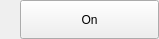
<?xml version="1.0" encoding="UTF-8"?>
<ui version="4.0">
 <class>TryToggle</class>
 <widget class="QWidget" name="TryToggle">
  <property name="geometry">
   <rect>
    <x>0</x>
    <y>0</y>
    <width>159</width>
    <height>39</height>
   </rect>
  </property>
  <property name="sizePolicy">
   <sizepolicy hsizetype="Minimum" vsizetype="Minimum">
    <horstretch>0</horstretch>
    <verstretch>0</verstretch>
   </sizepolicy>
  </property>
  <property name="minimumSize">
   <size>
    <width>100</width>
    <height>0</height>
   </size>
  </property>
  <property name="windowTitle">
   <string>Toggle Button</string>
  </property>
  <layout class="QHBoxLayout" name="horizontalLayout">
   <property name="spacing">
    <number>0</number>
   </property>
   <property name="sizeConstraint">
    <enum>QLayout::SetDefaultConstraint</enum>
   </property>
   <property name="leftMargin">
    <number>0</number>
   </property>
   <property name="topMargin">
    <number>0</number>
   </property>
   <property name="rightMargin">
    <number>0</number>
   </property>
   <property name="bottomMargin">
    <number>0</number>
   </property>
   <item>
    <widget class="LightWidget" name="widgetLight" native="true">
     <property name="sizePolicy">
      <sizepolicy hsizetype="Minimum" vsizetype="Minimum">
       <horstretch>0</horstretch>
       <verstretch>0</verstretch>
      </sizepolicy>
     </property>
     <property name="minimumSize">
      <size>
       <width>20</width>
       <height>20</height>
      </size>
     </property>
    </widget>
   </item>
   <item>
    <widget class="QPushButton" name="pushButtonToggle">
     <property name="sizePolicy">
      <sizepolicy hsizetype="MinimumExpanding" vsizetype="Minimum">
       <horstretch>0</horstretch>
       <verstretch>0</verstretch>
      </sizepolicy>
     </property>
     <property name="text">
      <string>On</string>
     </property>
     <property name="checkable">
      <bool>true</bool>
     </property>
    </widget>
   </item>
  </layout>
 </widget>
 <customwidgets>
  <customwidget>
   <class>LightWidget</class>
   <extends>QWidget</extends>
   <header>widgets/LightWidget.hpp</header>
   <container>1</container>
  </customwidget>
 </customwidgets>
 <resources/>
 <connections/>
</ui>
